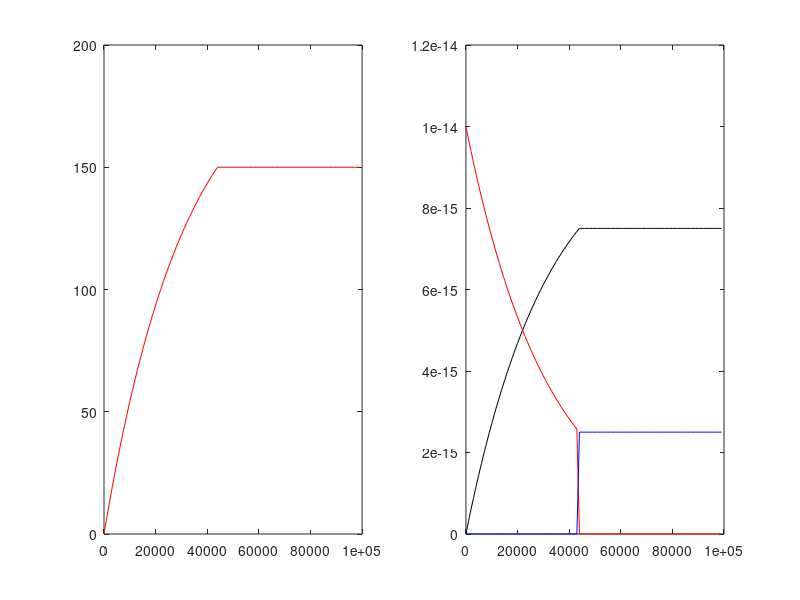

MATLAB code to generate this figure:
% Computation of visco-elasto-plastic stress buildup 
% and associated viscous, elastic and plastic strain rate evolution with time

% Clear all arrays
clear all; 

% Clear all figures
clf;

tnum=100; %number of timesteps
tstp=1e+3*(365.25*24*3600); % timestep, s

% Time vector
t=0:tstp:(tstp*(tnum-1));

% Stress vector 
sij=zeros(1,tnum);
% Strain rate vectors 
eijviscous=zeros(1,tnum); % viscous strain rate
eijelastic=zeros(1,tnum); % elastic strain rate
eijplastic=zeros(1,tnum); % plastic strain rate
% Parameters for 6 cases
% Initial stress, Pa
s0ij  = 0;
% Strain rate, 1/s
eij   = 1e-14;
% Viscosity, Pa s
eta   = 1e+22;
% Shear modulus, Pa
mu    = 1e+10;
% Yeld stress, Pa
syield = 1.5e+8;

% Compute stress(time) curves
% Time cycle 
for k=1:1:tnum
    % Stress, Pa
    sij(k)=2*eta*eij+(s0ij-2*eta*eij)*exp(-t(k)*mu/eta);
    % Viscoplastic deformation (on the yield stress)
    if (sij(k)>syield)
        sij(k)=syield;
        eijviscous(k)=sij(k)/2/eta; % viscous strain rate
        eijelastic(k)=0; % elastic strain rate =0 since stress does not change with time (Sij=Syield=const)
        eijplastic(k)=eij-eijviscous(k); % plastic strain rate (since elastic strain rate =0 on the yield)
    else
    % Viscoelastic deformation (below the yield stress)
        eijviscous(k)=sij(k)/2/eta; % viscous strain rate
        eijelastic(k)=eij-eijviscous(k); % elastic strain rate (since plastic strain rate = 0 below yield stress)
        eijplastic(k)=0; % plastic strain rate = 0 below yeild
    end
end

% Recompute time to years
t=t/(365.25*24*3600);
% Recompute stress to MPa
sij=sij*1e-6;
% Plot results 
figure(1);
% Plot stress
subplot(1,2,1);
plot(t,sij,'r');
% Plot strain rates
subplot(1,2,2);
% Viscous
plot(t,eijviscous,'k');
hold on;
% Elastic
plot(t,eijelastic,'r');
% Plastic
plot(t,eijplastic,'b');
hold off;